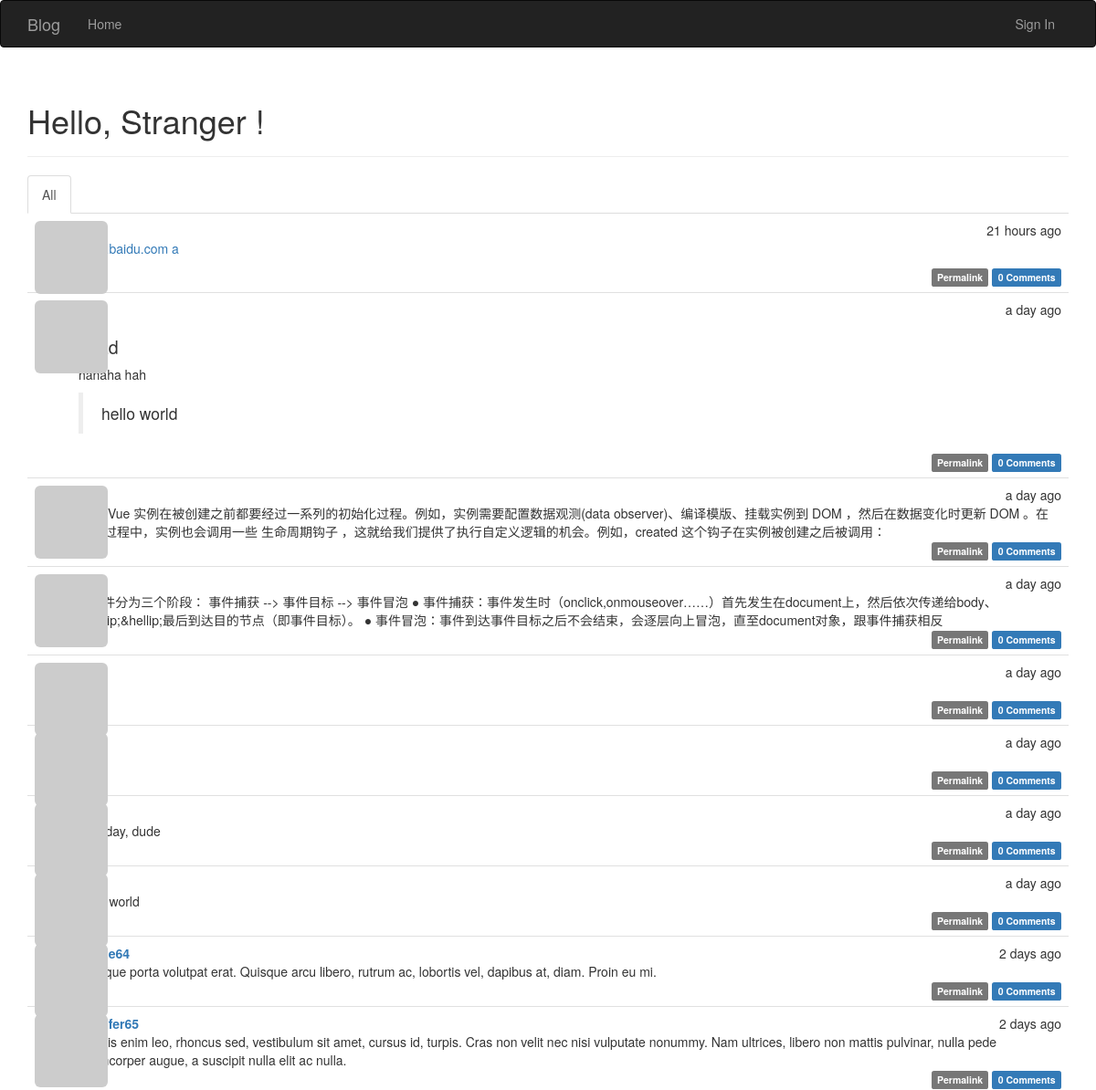
The app's page / (upper part), older data.
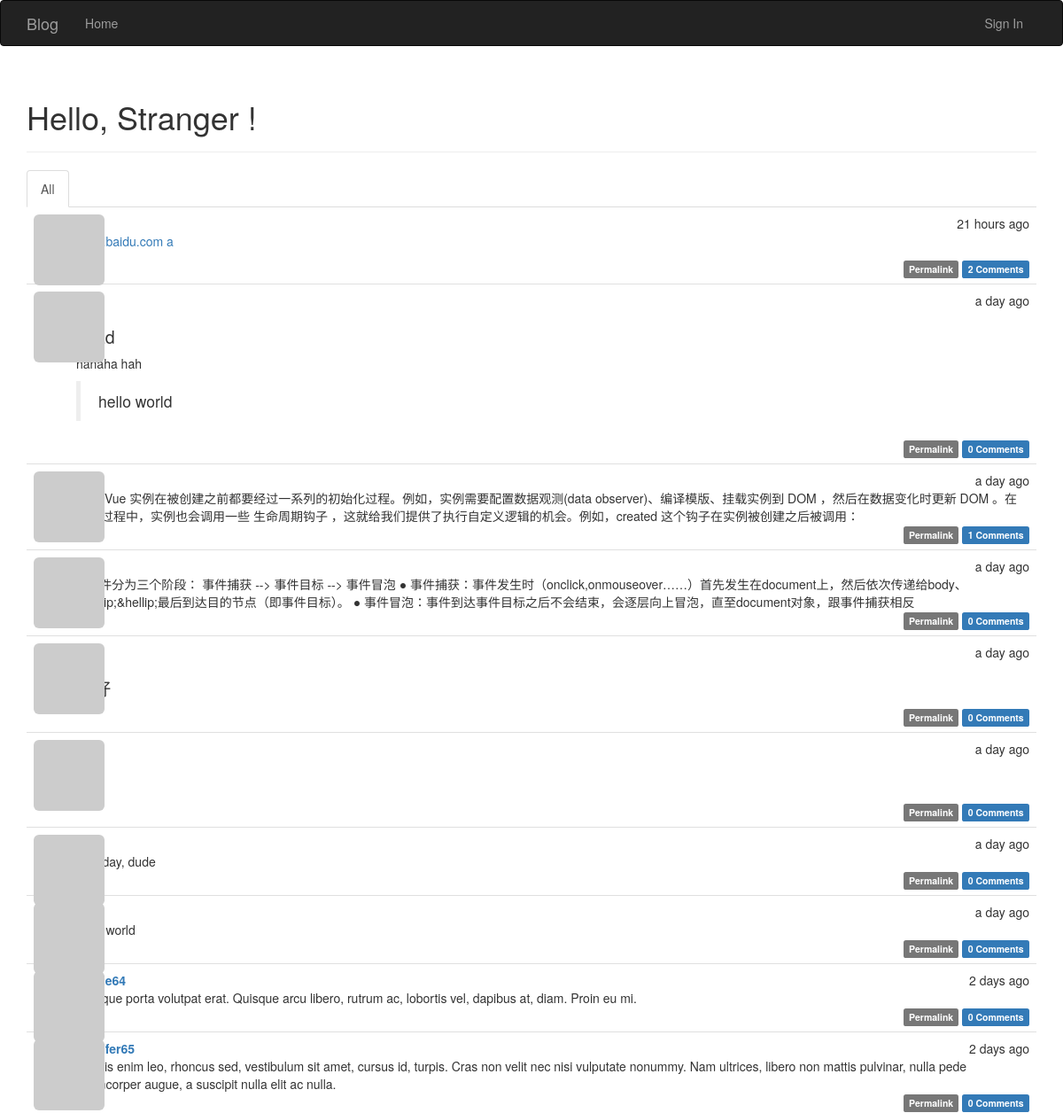
The same page, newer data.
### app/models.py (models this page shows, shortened)
class Post(db.Model):
	__tablename__='posts'
	id = db.Column(db.Integer, primary_key=True)
	body = db.Column(db.Text)
	body_html = db.Column(db.Text)
	timestamp = db.Column(db.DateTime, index=True, default=datetime.utcnow)
	author_id = db.Column(db.Integer, db.ForeignKey('users.id'))
	comments = db.relationship('Comment',backref='post',lazy='dynamic')

### app/main/views.py (the view)
@main.route("/", methods=['GET','POST'])
def index():
	form = PostForm()
	if current_user.can(Permission.WRITE_ARTICLES) and \
			form.validate_on_submit():
		post = Post(body=form.body.data, author=current_user._get_current_object())
		db.session.add(post)
		return redirect(url_for('.index'))
	page = request.args.get('page',1,type=int)
	show_followed = False
	if current_user.is_authenticated:
		show_followed=bool(request.cookies.get('show_followed',''))
	if show_followed:
		query = current_user.followed_posts
	else:
		query = Post.query
	pagination = query.order_by(Post.timestamp.desc()).paginate(
			page, per_page=current_app.config['POSTS_PER_PAGE'], error_out=False)
	posts = pagination.items
	return render_template('index.html',form=form,posts=posts, pagination=pagination, show_followed=show_followed)

### app/auth/views.py (called while the page is built)
@auth.before_app_request #在全局的所有request之前，判断如果1.用户登录2.且未确认3.且请求的端点不在auth蓝本中,则强制跳转到unconfirm界面
def before_request():
	if current_user.is_authenticated:
		current_user.ping()
		if not current_user.confirmed \
			and request.endpoint \
			and request.endpoint[:5]!= 'auth.'\
			and request.endpoint != 'static':
			return redirect(url_for('auth.unconfirmed'))

### app/main/__init__.py (called while the page is built)
@main.app_context_processor #Permission类加入全局上下文卡，在所有模板中都可以全局访问
def inject_perssions():
	return dict(Permission=Permission)

### app/models.py (called while the page is built)
	def gravatar(self,size=100,default='identicon', rating='g'):
		if request.is_secure:
			url = 'https://secure.gravatar.com/avatar'
		else:
			url = 'http://gravatar.com/avatar'
		hash = hashlib.md5(self.email.encode('utf-8')).hexdigest()
		return '{url}/{hash}?s={size}&d={default}&r={rating}'.format(
			url=url,hash=hash,size=size,default=default,rating=rating)

	def can(self,permissions):
		return False

	def is_administrator(self):
		return False

### app/templates/index.html (shortened to what this page needs)
{% extends "base.html" %}
{% import "bootstrap/wtf.html" as wtf %}
{% import "_macros.html" as macros %}
{% block page_content %}
<div class="page-header">
	<h1>Hello,
		{% if current_user.is_authenticated %}
			{{ current_user.username }}
		{% else %}
			Stranger
		{% endif %}!
	</h1>
</div>
<div class="post-tabs">
	<ul class="nav nav-tabs">
		<li {% if not show_followed %} class="active"{% endif %}>
			<a href="{{url_for('.show_all')}}">All</a>
		</li>
	</ul>
	{% include "_posts.html" %}
</div>
{% endblock %}

### app/templates/_posts.html (shortened to what this page needs)
<ul class="posts">
    {% for post in posts %}
    <li class="post">
        <div class="post-thumbnail">
            <a href="{{ url_for('.user', username=post.author.username) }}">
                <img class="img-rounded profile-thumbnail" src="{{ post.author.gravatar(size=40) }}">
            </a>
        </div>
        <div class="post-content">
            <div class="post-date">{{ moment(post.timestamp).fromNow() }}</div>
            <div class="post-author"><a href="{{ url_for('.user', username=post.author.username) }}">{{ post.author.username }}</a></div>
            <div class="post-body">
                {% if post.body_html%}
                {{post.body_html | safe}}
                {% else %}
                {{post.body}}
                {% endif %}
            </div>
            <div class="post-footer">
                <a href="{{url_for('.post',id=post.id)}}">
                    <span class="label label-default">Permalink</span>
                </a>
                <a href="{{url_for('.post',id=post.id)}}#comments">
                    <span class="label label-primary">{{post.comments.count()}} Comments</span>
                </a>
            </div>
        </div>
    </li>
    {% endfor %}
</ul>

Row changes from the older to the newer data that the page shows:
computed for Post "21 hours ago": comments.count "0" → "2"
computed for Post (number 3 of 10 on the later page): comments.count "0" → "1"
changed Post (number 5 of 10 on the later page): body_html empty → "<h1>你好</h1>" (drawn)
changed Post (number 6 of 10 on the later page): body_html empty → "<h2>yes</h2>" (drawn)
